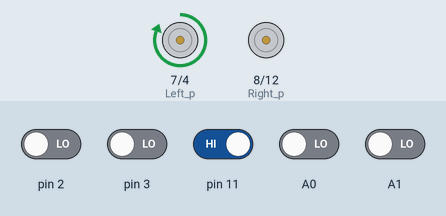
Simulated run of this sketch. Board: Arduino Uno, built with avr-gcc and run on an emulated ATmega328P. Shown: motor-driver pin pairs drawn as motors (green arrow = first pin HIGH = forward, orange = second pin HIGH = backward, longer = more drive). Inputs (shaded band) come from the test bench; at power-on: pin 11 HIGH, A0, A1, pin 2, pin 3 LOW.

Above: at 1.2 s.
1.3 s: pin 11 driven LOW
At 2.4 s:
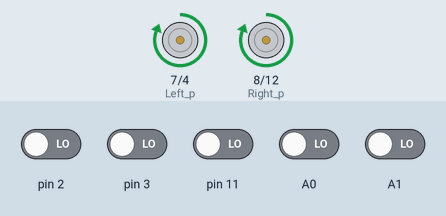
2.8 s: A1 driven HIGH
At 3.5 s:
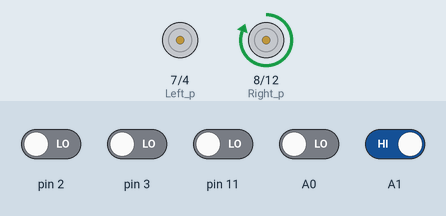
4.3 s: A1 driven LOW
At 4.7 s:
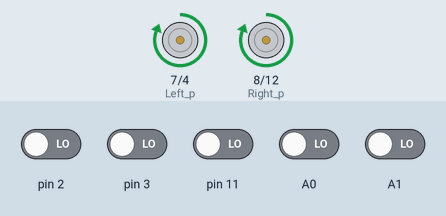
5.8 s: pin 11 driven HIGH
At 7.0 s:
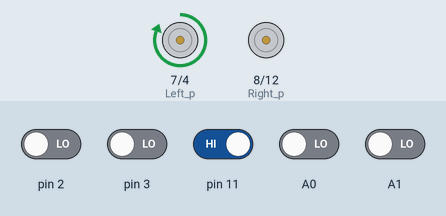
Timing chart, 0 to 8.3 s (numbered marks = the images above; inputs shaded):
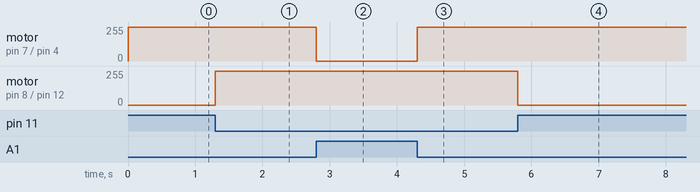

The sketch:

invert.ino
```cpp
int Left_p=7;
int Left_n=4;
int Right_p=8;
int Right_n=12;

void setup()
{
  pinMode(Left_p,OUTPUT);
  pinMode(Left_n,OUTPUT);
  pinMode(Right_p,OUTPUT);
  pinMode(Right_n,OUTPUT);

  pinMode(A0, INPUT);
  pinMode(A1, INPUT);
  pinMode(2, INPUT);
  pinMode(3, INPUT);
  pinMode(11, INPUT);

}


void loop()

{
  int ex_right=digitalRead(A1);
  int right=digitalRead(A0);
  int centre=digitalRead(3);
  int left=digitalRead(2);
  int ex_left=digitalRead(11);

  if(ex_left==LOW && ex_right==LOW)
  {
     digitalWrite(Left_p,HIGH);
     digitalWrite(Left_n,LOW);
     digitalWrite(Right_p,HIGH);
     digitalWrite(Right_n,LOW);

  }
  if(ex_left==HIGH && ex_right==LOW)
  {
     digitalWrite(Left_p,HIGH);
     digitalWrite(Left_n,LOW);
     digitalWrite(Right_p,LOW);
     digitalWrite(Right_n,LOW);
  }

if(ex_left==LOW && ex_right==HIGH)
{
     digitalWrite(Left_p,LOW);
     digitalWrite(Left_n,LOW);
     digitalWrite(Right_p,HIGH);
     digitalWrite(Right_n,LOW);
}

}
```

Measured:
- after the input at 1.3 s, motor on pin 8 (Right_p) / pin 12 (Right_n): stopped → forward 255/255 at once
- after the input at 2.8 s, motor on pin 7 (Left_p) / pin 4 (Left_n): forward 255/255 → stopped at once
- after the input at 4.3 s, motor on pin 7 (Left_p) / pin 4 (Left_n): stopped → forward 255/255 at once
- after the input at 5.8 s, motor on pin 8 (Right_p) / pin 12 (Right_n): forward 255/255 → stopped at once
